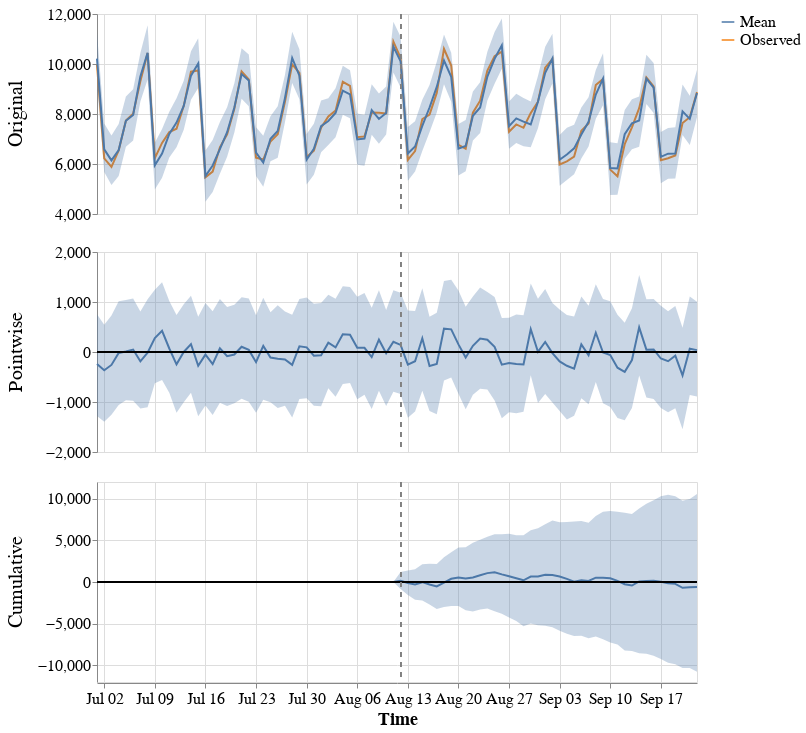

Write notebook code for a chart like this one.
### Code cell
impact_dma = causalimpact.fit_causalimpact(combined_data_dma, pre, post)

causalimpact.plot(impact_dma)

### Figure 1 — Vega-Lite specification as saved in the notebook (floating-point values rounded to 4 significant figures; data arrays with more than 128 entries replaced by an {"elided": "..."} marker saying what was removed)
{"config": {"view": {"continuousWidth": 300, "continuousHeight": 300}, "axis": {"labelFontSize": 16, "titleFontSize": 18}, "background": "white", "header": {"labelFontSize": 20}}, "data": {"name": "data-4973e27ecde714be917e65f8d3c0c388"}, "facet": {"row": {"field": "scale_pretty", "sort": ["Original", "Pointwise", "Cumulative"], "title": "", "type": "nominal"}}, "spec": {"layer": [{"mark": {"type": "line"}, "encoding": {"color": {"field": "stat_pretty", "legend": {"labelFontSize": 16, "symbolSize": 160, "title": ""}, "type": "nominal"}, "x": {"field": "time", "title": "Time", "type": "temporal"}, "y": {"field": "value", "scale": {"zero": false}, "title": "", "type": "quantitative"}}}, {"mark": {"type": "area", "opacity": 0.3}, "encoding": {"x": {"field": "time", "title": "Time", "type": "temporal"}, "y": {"field": "upper", "type": "quantitative"}, "y2": {"field": "lower"}}}, {"mark": {"type": "rule"}, "encoding": {"y": {"field": "zero", "type": "quantitative"}}}, {"mark": {"type": "rule", "strokeDash": [5, 5]}, "encoding": {"color": {"value": "grey"}, "x": {"field": "post_period_start", "type": "temporal"}}}], "height": 200, "width": 600}, "resolve": {"scale": {"y": "independent"}}, "$schema": "https://vega.github.io/schema/vega-lite/v5.20.1.json", "datasets": {"data-4973e27ecde714be917e65f8d3c0c388": {"elided": "336 records"}}}
